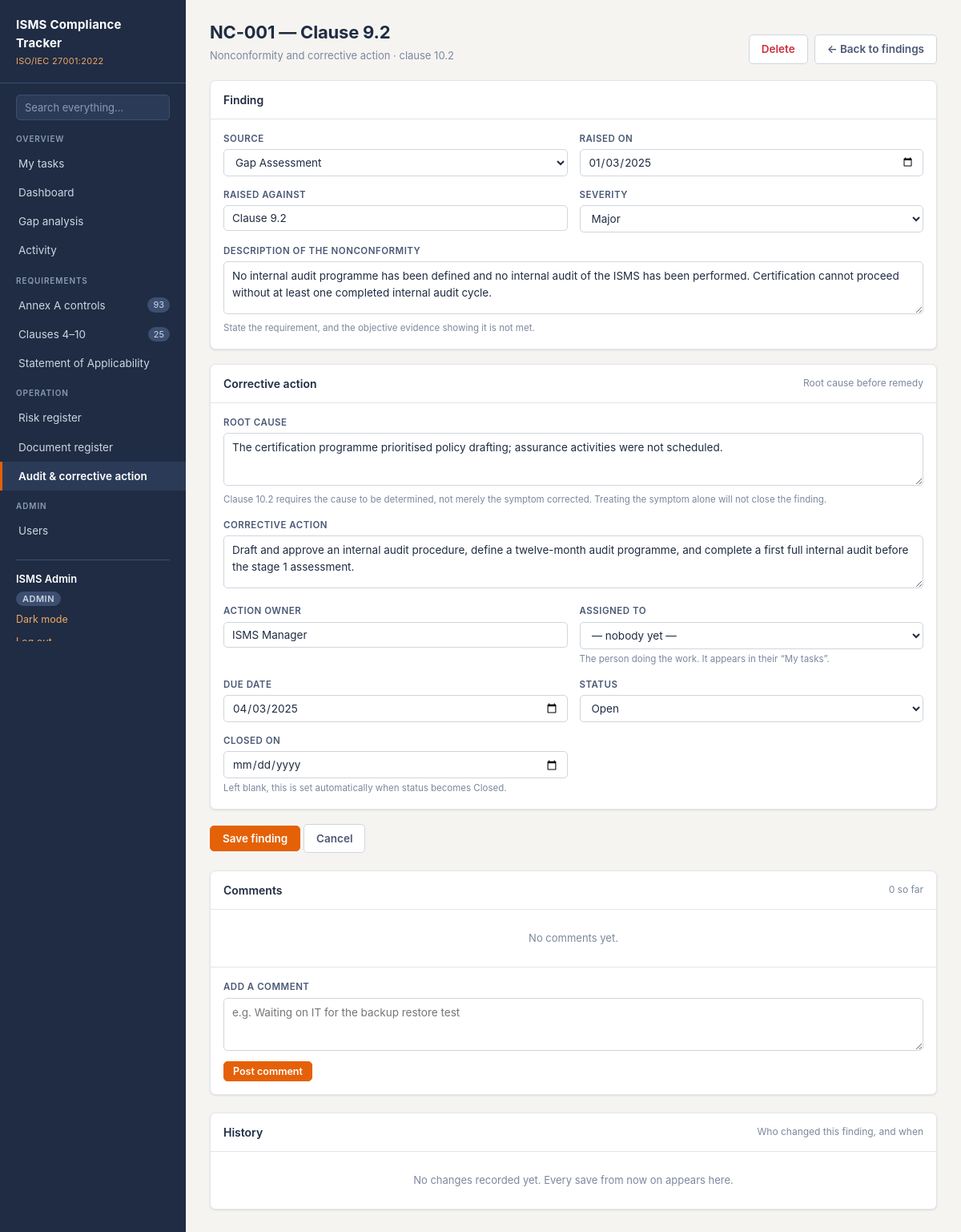
Screenshot of /audit/1 (signed in) with the database file from the repository.
### tables this page shows
CREATE TABLE users (
    id            INTEGER PRIMARY KEY AUTOINCREMENT,
    name          TEXT    NOT NULL,
    email         TEXT    NOT NULL UNIQUE,          -- stored lower-case
    password_hash TEXT    NOT NULL,                 -- werkzeug scrypt hash
    role          TEXT    NOT NULL DEFAULT 'viewer',-- admin|editor|auditor|viewer
    created_at    TEXT    NOT NULL
);

CREATE TABLE findings (
    id                INTEGER PRIMARY KEY AUTOINCREMENT,
    ref               TEXT    NOT NULL UNIQUE,      -- 'NC-001'
    source            TEXT,                         -- Internal Audit|Management Review|Incident
    raised_on         TEXT,
    clause_or_control TEXT,                         -- what it was raised against
    description       TEXT    NOT NULL,
    severity          TEXT    DEFAULT 'Minor',      -- Major|Minor|Observation|OFI
    root_cause        TEXT,
    corrective_action TEXT,
    owner             TEXT,
    due_date          TEXT,
    status            TEXT    DEFAULT 'Open',       -- Open|In Progress|Closed
    closed_on         TEXT
, assignee_id INTEGER REFERENCES users(id) ON DELETE SET NULL);

### app.py (the view, shortened to what this page needs)
@app.route("/audit/new", methods=["GET", "POST"])
@app.route("/audit/<int:finding_id>", methods=["GET", "POST"])
def finding_form(finding_id=None):
    finding = None
    if finding_id:
        finding = db.query("SELECT * FROM findings WHERE id = ?", (finding_id,), one=True)
        if not finding:
            return "Finding not found", 404
    return render_template(
        "finding_form.html",
        f=finding,
        severities=db.FINDING_SEVERITIES,
        statuses=db.FINDING_STATUSES,
        sources=db.FINDING_SOURCES,
        history=db.history("finding", finding_id) if finding else [],
        comments=db.comments_for("finding", finding_id) if finding else [],
    )

### app.py (called while the page is built, shortened)
@app.context_processor
def inject_helpers():
    tasks = db.open_tasks(g.user["id"]) if g.get("user") else []
    return {
        "my_task_count": len(tasks),
        "my_overdue_count": len(db.overdue(tasks)),
        "people": db.people,
        "risk_score": db.risk_score,
        "risk_level": db.risk_level,
        "risk_level_class": db.risk_level_class,
        "status_class": status_class,
        "today": TODAY,
        "can_write": can_write,
        "csrf_token": csrf_token,
        "roles": db.ROLES,
        "field_label": lambda f: db.FIELD_LABELS.get(f, f),
        "activity_url": activity_url,
        "uploads_are_temporary": db.UPLOADS_ARE_TEMPORARY,
        "max_upload_mb": MAX_UPLOAD_BYTES // (1024 * 1024),
    }

def can_write(endpoint):
    user = g.get("user")
    if not user:
        return False
    if endpoint in SELF_SERVICE_ENDPOINTS or user["role"] == "admin":
        return True

def csrf_token():
    if "csrf" not in session:
        session["csrf"] = secrets.token_hex(16)
    return session["csrf"]

### db.py (called while the page is built)
def connect():
    conn = sqlite3.connect(DB_PATH)
    conn.row_factory = sqlite3.Row
    conn.execute("PRAGMA foreign_keys = ON")
    return conn

def query(sql, args=(), one=False):
    conn = connect()
    try:
        cur = conn.execute(sql, args)
        rows = cur.fetchall()
        return (rows[0] if rows else None) if one else rows
    finally:
        conn.close()

def history(entity_type, entity_id, limit=100):
    return query(
        """SELECT * FROM activity WHERE entity_type = ? AND entity_id = ?
           ORDER BY id DESC LIMIT ?""",
        (entity_type, entity_id, limit),
    )

def comments_for(entity_type, entity_id):
    return query(
        "SELECT * FROM comments WHERE entity_type = ? AND entity_id = ? ORDER BY id",
        (entity_type, entity_id),
    )

def people():
    return query("SELECT id, name, role FROM users ORDER BY name")

def overdue(tasks):
    today = TODAY.strftime("%Y-%m-%d")
    return [t for t in tasks if t["due"] and t["due"] < today]

### templates/finding_form.html (shortened to what this page needs)
{% extends "base.html" %}
{% from "_comments.html" import comments_card with context %}
{% from "_activity.html" import history_card with context %}
{% block content %}
<div class="page-head">
  <div>
    <h1>{{ f.ref ~ ' — ' ~ f.clause_or_control if f else 'Raise a finding' }}</h1>
    <p>Nonconformity and corrective action &middot; clause 10.2</p>
  </div>
  <div class="head-actions">
    {% if f and can_write('delete_item') %}<a class="btn ghost danger-text" href="{{ url_for('delete_item', kind='finding', item_id=f.id) }}">Delete</a>{% endif %}
    <a class="btn ghost" href="{{ url_for('audit') }}">&larr; Back to findings</a>
  </div>
</div>
<form method="post"><input type="hidden" name="csrf_token" value="{{ csrf_token() }}">
  <div class="card">
    <div class="card-head"><h2>Finding</h2></div>
    <div class="card-body">
      <div class="form-grid">
        <div>
          <label class="fl" for="source">Source</label>
          <select id="source" name="source">
            {% for s in sources %}
              <option value="{{ s }}" {{ 'selected' if f and f.source == s }}>{{ s }}</option>
            {% endfor %}
          </select>
        </div>
        <div>
          <label class="fl" for="raised_on">Raised on</label>
          <input type="date" id="raised_on" name="raised_on" value="{{ f.raised_on if f else '' }}">
        </div>
        <div>
          <label class="fl" for="clause_or_control">Raised against</label>
          <input type="text" id="clause_or_control" name="clause_or_control"
                 value="{{ f.clause_or_control if f else '' }}" placeholder="A.8.13 or Clause 9.2">
        </div>
        <div>
          <label class="fl" for="severity">Severity</label>
          <select id="severity" name="severity">
            {% for s in severities %}
              <option value="{{ s }}" {{ 'selected' if f and f.severity == s }}>{{ s }}</option>
            {% endfor %}
          </select>
        </div>
        <div class="full">
          <label class="fl" for="description">Description of the nonconformity</label>
          <textarea id="description" name="description" required>{{ f.description if f else '' }}</textarea>
          <div class="help">State the requirement, and the objective evidence showing it is not met.</div>
        </div>
      </div>
    </div>
  </div>
  <div class="card">
    <div class="card-head">
      <h2>Corrective action</h2>
      <span class="hint">Root cause before remedy</span>
    </div>
    <div class="card-body">
      <div class="form-grid">
        <div class="full">
          <label class="fl" for="root_cause">Root cause</label>
          <textarea id="root_cause" name="root_cause">{{ f.root_cause if f else '' }}</textarea>
          <div class="help">
            Clause 10.2 requires the cause to be determined, not merely the symptom
            corrected. Treating the symptom alone will not close the finding.
          </div>
        </div>
        <div class="full">
          <label class="fl" for="corrective_action">Corrective action</label>
          <textarea id="corrective_action" name="corrective_action">{{ f.corrective_action if f else '' }}</textarea>
        </div>
        <div>
          <label class="fl" for="owner">Action owner</label>
          <input type="text" id="owner" name="owner" value="{{ f.owner if f else '' }}">
        </div>
        <div>
            <label class="fl" for="assignee_id">Assigned to</label>
            <select id="assignee_id" name="assignee_id">
              <option value="">&mdash; nobody yet &mdash;</option>
            </select>
            <div class="help">The person doing the work. It appears in their &ldquo;My tasks&rdquo;.</div>
          </div>
        <div>
          <label class="fl" for="due_date">Due date</label>
          <input type="date" id="due_date" name="due_date" value="{{ f.due_date if f else '' }}">
        </div>
        <div>
          <label class="fl" for="status">Status</label>
          <select id="status" name="status">
            {% for s in statuses %}
              <option value="{{ s }}" {{ 'selected' if f and f.status == s }}>{{ s }}</option>
            {% endfor %}
          </select>
        </div>
        <div>
          <label class="fl" for="closed_on">Closed on</label>
          <input type="date" id="closed_on" name="closed_on" value="{{ f.closed_on if f else '' }}">
          <div class="help">Left blank, this is set automatically when status becomes Closed.</div>
        </div>
      </div>
    </div>
  </div>
  {% if can_write(request.endpoint) %}<button class="btn" type="submit">{{ 'Save finding' if f else 'Raise finding' }}</button>{% else %}<span class="readonly-note">Read only for your role</span>{% endif %}
  <a class="btn ghost" href="{{ url_for('audit') }}">Cancel</a>
</form>
{% if f %}
{{ comments_card(comments, 'finding', f.id) }}
{{ history_card(history, 'finding') }}
{% endif %}
{% endblock %}

### templates/base.html (shortened to what this page needs)
<!DOCTYPE html>
<html lang="en">
<head>
<link rel="stylesheet" href="{{ url_for('static', filename='css/style.css') }}">
</head>
<body>
<div class="shell{{ "" if g.user else " no-side" }}">
  {% if g.user %}
  <nav class="sidebar">
    <div class="brand">
      <div class="mark">ISMS Compliance Tracker</div>
      <div class="sub">ISO/IEC 27001:2022</div>
    </div>
    <form class="side-search" method="get" action="{{ url_for('search') }}" role="search">
      <input type="search" name="q" placeholder="Search everything&hellip;" aria-label="Search everything"
             value="{{ request.args.q if request.endpoint == 'search' else '' }}">
    </form>
    <div class="nav-label">Overview</div>
    <a class="nav {{ 'active' if request.endpoint == 'my_tasks' }}" href="{{ url_for('my_tasks') }}">
      My tasks
    </a>
    <a class="nav {{ 'active' if request.endpoint == 'dashboard' }}" href="{{ url_for('dashboard') }}">Dashboard</a>
    <a class="nav {{ 'active' if request.endpoint == 'gap' }}" href="{{ url_for('gap') }}">Gap analysis</a>
    <a class="nav {{ 'active' if request.endpoint == 'activity' }}" href="{{ url_for('activity') }}">Activity</a>
    <div class="nav-label">Requirements</div>
    <a class="nav {{ 'active' if request.endpoint in ('controls','control_detail') }}" href="{{ url_for('controls') }}">
      Annex A controls <span class="count">93</span>
    </a>
    <a class="nav {{ 'active' if request.endpoint == 'clauses' }}" href="{{ url_for('clauses') }}">
      Clauses 4&ndash;10 <span class="count">25</span>
    </a>
    <a class="nav {{ 'active' if request.endpoint == 'soa' }}" href="{{ url_for('soa') }}">Statement of Applicability</a>
    <div class="nav-label">Operation</div>
    <a class="nav {{ 'active' if request.endpoint in ('risks','risk_form') }}" href="{{ url_for('risks') }}">Risk register</a>
    <a class="nav {{ 'active' if request.endpoint in ('documents','document_form') }}" href="{{ url_for('documents') }}">Document register</a>
    <a class="nav {{ 'active' if request.endpoint in ('audit','finding_form') }}" href="{{ url_for('audit') }}">Audit &amp; corrective action</a>
    {% if g.user.role == 'admin' %}
    <div class="nav-label">Admin</div>
    <a class="nav {{ 'active' if request.endpoint == 'users' }}" href="{{ url_for('users') }}">Users</a>
    {% endif %}
    <div class="me">
      <a class="me-name" href="{{ url_for('profile') }}">{{ g.user.name }}</a>
      <span class="role-tag">{{ g.user.role }}</span>
      <button class="linklike theme-toggle" type="button" id="theme-toggle">Dark mode</button>
      <form method="post" action="{{ url_for('logout') }}"><input type="hidden" name="csrf_token" value="{{ csrf_token() }}">
        <button class="linklike" type="submit">Log out</button>
      </form>
    </div>
  </nav>
  {% endif %}
  <main class="main">
    {% block content %}{% endblock %}
  </main>
</div>
</body>
</html>

### rows the page displays
users: user.name "ISMS Admin", user.role "ADMIN"
findings: ref+clause_or_control "NC-001 — Clause 9.2", raised_on "01/03/2025", clause_or_control "Clause 9.2", description "No internal audit programme has been defined and no internal audit of the ISMS has been performed. Certification cannot proceed without at least one completed internal audit cycle.", root_cause "The certification programme prioritised policy drafting; assurance activities were not scheduled.", corrective_action "Draft and approve an internal audit procedure, define a twelve-month audit programme, and complete a first full internal audit before the stage 1 assessment.", owner "ISMS Manager", due_date "04/03/2025"

### other values shown
{{ 'Save finding' if f else 'Raise finding' }} "Save finding"
{{ comments|length }} "0"
{{ what }} "finding"
form field source "Gap Assessment"
form field severity "Major"
form field status "Open"
